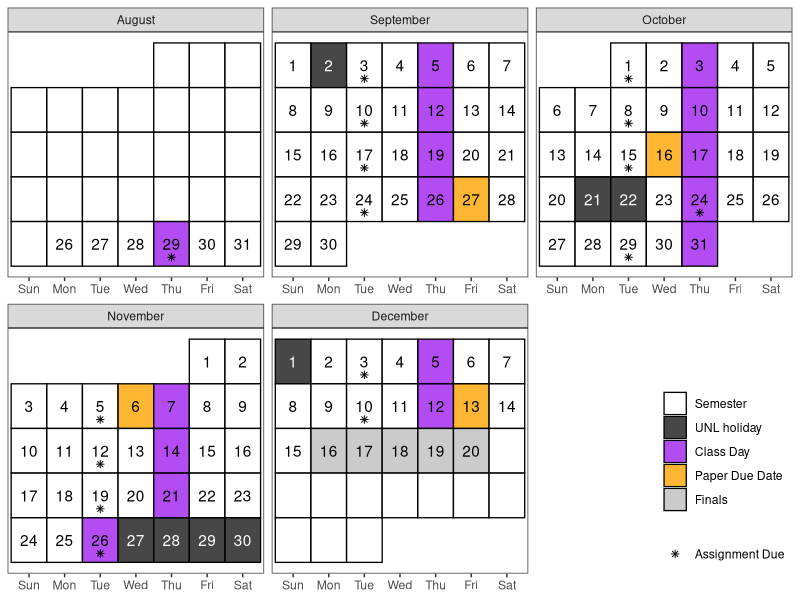

Reproduce this figure in R.
library(dplyr)
library(tibble)
library(ggplot2)
library(lubridate)
library(forcats)
library(magrittr)

# Create a calendar for your syllabus ----
# Source: http://svmiller.com/blog/2020/08/a-ggplot-calendar-for-your-semester/

# 1) what is the first Monday of the semester?
# Any number of ways to identify dates in R, but we'll use {lubridate} and the ymd() function here.
# Format: YYYYMMDD. In this example, 4 January 2022.

# What are the full dates of the semester? Here, I'll exclude exam week as I like to do.
# In this case: 6 January to 23 April
sem_boundary <- c(ymd(20240826), ymd(20241220))

semester_dates <- seq(sem_boundary[1], sem_boundary[2], by=1)

exam_week <- seq(ymd(20241216), ymd(20241220), by = 1)


# Weekday(s) of class
class_wdays <- c("Thu")

not_here_dates <- c(
  ymd(20240902), # Labor Day
  ymd(20241021:20241022), # Fall Break
  c(ymd(20241127:20241130), ymd(20241201)) # Thanksgiving
)

extra_dates <- c(ymd(20241126)) # Thanksgiving Tuesday

# You can adjust this as you see fit.
# Basically: add assignment types (e.g. papers, quizzes).
# My intro class was fairly simple: just exams.
weekly_papers <- c(ymd(20240829), seq(ymd(20240903), ymd(20241210), by = 7))
weekly_papers[weekly_papers == ymd(20241022)] <- ymd(20241024)

paper_due_dates <- c(ymd(20240927), ymd(20241016), ymd(20241106), ymd(20241213))


# Custom function for treating the first day of the month as the first week
# of the month up until the first Sunday (unless Sunday was the start of the month)
wom <- function(date) {
  first <- wday(as.Date(paste(year(date),month(date),1,sep="-")))
  return((mday(date)+(first-2)) %/% 7+1)
}

# Create a data frame of dates, assign to Cal
Cal <- tibble(date = seq(floor_date(sem_boundary[1], "month"),
                         ceiling_date(sem_boundary[2], "month") - days(1),
                         by=1))  %>%
  mutate(mon = lubridate::month(date, label=T, abbr=F), # get month label
         wkdy = weekdays(date, abbreviate=T), # get weekday label
         wkdy = fct_relevel(wkdy, "Sun", "Mon", "Tue", "Wed", "Thu","Fri","Sat"), # make sure Sunday comes first
         semester = date %in% semester_dates, # is date part of the semester?
         assignment = date %in% weekly_papers, # assignment due?
         paper = date %in% paper_due_dates, # is it an exam?
         not_here = date %in% not_here_dates, # is it a day off?
         exam_wk = date %in% exam_week,
         day = lubridate::mday(date), # get day of month to add later as a label
         # Below: our custom wom() function
         week = wom(date))

# Create a category variable, for filling.
# I can probably make this a case_when(), but this will work.

Cal <- Cal %>%
  mutate(category = case_when(
    paper ~ "Paper Due Date",
    not_here ~ "UNL holiday",
    semester & (wkdy %in% class_wdays | date %in% extra_dates) & !not_here & !exam_wk ~ "Class Day",
    semester & exam_wk ~ "Finals",
    semester ~ "Semester",
    TRUE ~ "NA"
  ))
# mutate(category = NA,
#        category = ifelse(semester == 1, "Semester", category),
#        category = ifelse(semester == 1 & wkdy %in% c("Wed"), "Class Day", category),
#        category = ifelse(exams == 1, "Exams", category),
#        category = ifelse(is.na(category) | (semester == 1 & not_here == 1), "NA", category)) -> Cal

my_scales <- tribble(
  ~category, ~fill,
  "Class Day",      "purple",
  "Semester",       "white",
  "UNL holiday",    "grey10",
  "NA",             "white",
  "Paper Due Date", "orange",
  "Finals",         "grey")

fill_scale <- c(my_scales$fill) %>% magrittr::set_names(my_scales$category)

plot_Cal <-  Cal %>%
  left_join(my_scales) %>%
  mutate(
    shape = if_else(assignment, "Assignment Due", NA_character_),
    color = if_else(semester & (!not_here),
                    "black", "white"))

class_cal <- plot_Cal %>%
  ggplot(.,aes(wkdy, week)) +
  theme_bw() +
  theme(panel.grid.major.x = element_blank(),
        legend.position = c(1, 0), legend.justification = c(1,0), legend.direction = "vertical", legend.title = element_blank(),
        axis.title.y = element_blank(), axis.title.x = element_blank(), axis.ticks.y = element_blank(), axis.text.y = element_blank()) +
  # geom_tile and facet_wrap will do all the heavy lifting
  geom_tile(alpha=0.8, aes(fill=category), color="black", linewidth=.45) +
  facet_wrap(~mon, scales = "free", ncol=3) +
  # fill in tiles to make it look more "calendary" (sic)
  geom_text(aes(label=day, color = color)) +
  geom_point(aes(y = week + .3, shape = shape)) +
  # put your y-axis down, flip it, and reverse it
  scale_y_reverse(breaks=NULL) +
  # manually fill scale colors to something you like...
  scale_color_identity() +
  scale_shape_manual("", values = 8, breaks = unique(na.omit(plot_Cal$shape))) +
  scale_fill_manual(values = fill_scale,
                    breaks=c("Semester", "UNL holiday", "Class Day",
                             "Assignment Due", "Paper Due Date", "Finals"))
# class_cal

exam_days <- filter(Cal, category == "Paper Due Date") %>%
  mutate(topic = c("992 Paper #1 Due", "892 Paper #1 Due", "992 Paper #2 Due", "Final Paper Due (892/992)"),
         time = c("12pm", "12pm", "12pm", "12pm"))

class_days <- filter(Cal, category == "Class Day") %>%
  mutate(topic = c(
    "Syllabus, Introduction",
    "Grammar of Graphics",
    "Modifying the Grammar",
    "Other Grammars",
    "Evaluating Graphics",
    "Graphical Testing",
    "Graphical Testing",
    "Audience Considerations",
    "TBD",
    "Visual Inference",
    "Visual Inference",
    "High Dimensional Vis",
    "Tours",
    "Dimension Reduction",
    "High Dimensional Vis",
    "Data Art/Infographics")) %>%
  bind_rows(exam_days) %>%
  arrange(date)

